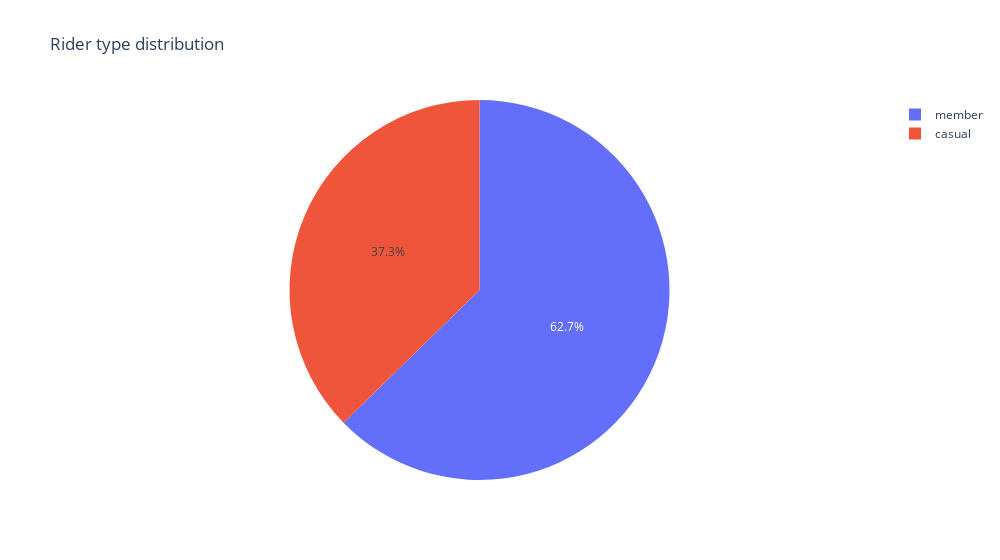

This figure's notebook cell:
### Code cell
px.pie(
    total_rides,
    values="ride_id",
    names="member_casual",
    labels={
        "ride_id": chart_legends["ride_id"],
        "member_casual": chart_legends["member_casual"],
    },
    title="Rider type distribution",
    hover_name="member_casual",
    width=chart_parameters["width"],
)

### Figure 1 — Plotly figure (JSON) as saved in the notebook; plotly's stock layout.template omitted (floating-point values rounded to 4 significant figures)
{"data": [{"domain": {"x": [0, 1], "y": [0, 1]}, "hovertemplate": "<b>%{hovertext}</b><br><br>Rider classification=%{label}<br>Total rides=%{value}<extra></extra>", "hovertext": ["casual", "member"], "labels": ["casual", "member"], "legendgroup": "", "name": "", "showlegend": true, "type": "pie", "values": [2046824, 3439866]}], "layout": {"legend": {"tracegroupgap": 0}, "title": {"text": "Rider type distribution"}, "width": 1000}}
